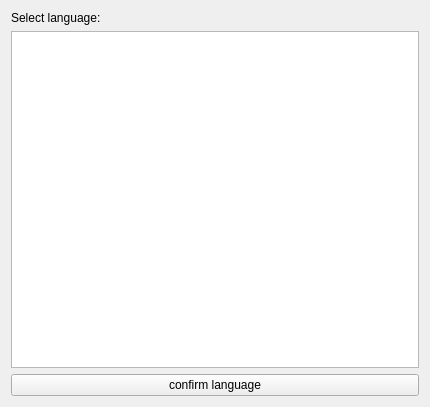
<?xml version="1.0" encoding="UTF-8"?>
<ui version="4.0">
 <class>Form</class>
 <widget class="QWidget" name="Form">
  <property name="geometry">
   <rect>
    <x>0</x>
    <y>0</y>
    <width>430</width>
    <height>407</height>
   </rect>
  </property>
  <property name="windowTitle">
   <string>Form</string>
  </property>
  <layout class="QVBoxLayout" name="verticalLayout">
   <item>
    <widget class="QLabel" name="mainLabel">
     <property name="text">
      <string>Select language:</string>
     </property>
    </widget>
   </item>
   <item>
    <widget class="QListWidget" name="languageListWidget"/>
   </item>
   <item>
    <widget class="QPushButton" name="buttonEnd">
     <property name="text">
      <string>confirm language</string>
     </property>
    </widget>
   </item>
  </layout>
 </widget>
 <resources/>
 <connections/>
</ui>
